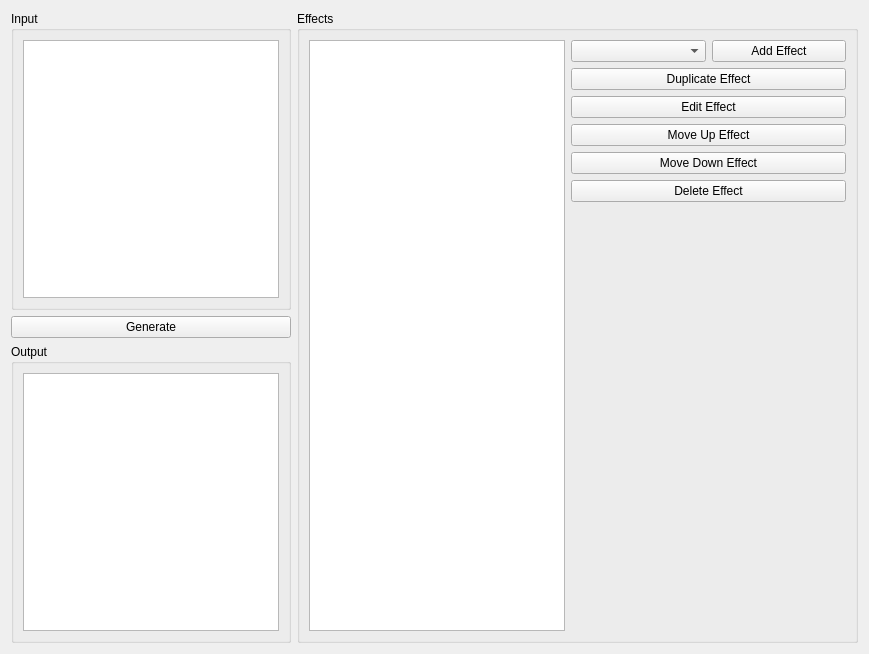
          <widget class="QWidget" name="advancedStackedWidgetPage2">
           <layout class="QGridLayout" name="gridLayout_55">
            <item row="0" column="0">
             <widget class="QGroupBox" name="AA_inputGroup">
              <property name="title">
               <string>Input</string>
              </property>
              <layout class="QGridLayout" name="gridLayout_57">
               <item row="0" column="0">
                <widget class="QPlainTextEdit" name="AA_inputBox">
                 <property name="sizePolicy">
                  <sizepolicy hsizetype="Minimum" vsizetype="Expanding">
                   <horstretch>0</horstretch>
                   <verstretch>0</verstretch>
                  </sizepolicy>
                 </property>
                 <property name="maximumSize">
                  <size>
                   <width>800</width>
                   <height>16777215</height>
                  </size>
                 </property>
                </widget>
               </item>
              </layout>
             </widget>
            </item>
            <item row="2" column="0">
             <widget class="QGroupBox" name="AA_outputGroup">
              <property name="title">
               <string>Output</string>
              </property>
              <layout class="QGridLayout" name="gridLayout_58">
               <item row="0" column="0">
                <widget class="QTextBrowser" name="AA_outputBox">
                 <property name="sizePolicy">
                  <sizepolicy hsizetype="Minimum" vsizetype="Expanding">
                   <horstretch>0</horstretch>
                   <verstretch>0</verstretch>
                  </sizepolicy>
                 </property>
                 <property name="maximumSize">
                  <size>
                   <width>800</width>
                   <height>16777215</height>
                  </size>
                 </property>
                </widget>
               </item>
              </layout>
             </widget>
            </item>
            <item row="0" column="1" rowspan="3">
             <widget class="QGroupBox" name="AA_effectGroup">
              <property name="sizePolicy">
               <sizepolicy hsizetype="Preferred" vsizetype="Preferred">
                <horstretch>0</horstretch>
                <verstretch>0</verstretch>
               </sizepolicy>
              </property>
              <property name="title">
               <string>Effects</string>
              </property>
              <layout class="QGridLayout" name="gridLayout_56">
               <item row="0" column="0" rowspan="7">
                <widget class="QListWidget" name="AA_effectList">
                 <property name="sizePolicy">
                  <sizepolicy hsizetype="Preferred" vsizetype="Expanding">
                   <horstretch>0</horstretch>
                   <verstretch>0</verstretch>
                  </sizepolicy>
                 </property>
                </widget>
               </item>
               <item row="0" column="1">
                <widget class="QComboBox" name="AA_comboBox"/>
               </item>
               <item row="0" column="2">
                <widget class="QPushButton" name="AA_addEffect">
                 <property name="text">
                  <string>Add Effect</string>
                 </property>
                </widget>
               </item>
               <item row="1" column="1" colspan="2">
                <widget class="QPushButton" name="AA_dupeEffect">
                 <property name="text">
                  <string>Duplicate Effect</string>
                 </property>
                </widget>
               </item>
               <item row="2" column="1" colspan="2">
                <widget class="QPushButton" name="AA_editEffect">
                 <property name="text">
                  <string>Edit Effect</string>
                 </property>
                </widget>
               </item>
               <item row="3" column="1" colspan="2">
                <widget class="QPushButton" name="AA_moveUpEffect">
                 <property name="text">
                  <string>Move Up Effect</string>
                 </property>
                </widget>
               </item>
               <item row="4" column="1" colspan="2">
                <widget class="QPushButton" name="AA_moveDownEffect">
                 <property name="text">
                  <string>Move Down Effect</string>
                 </property>
                </widget>
               </item>
               <item row="5" column="1" colspan="2">
                <widget class="QPushButton" name="AA_delEffect">
                 <property name="text">
                  <string>Delete Effect</string>
                 </property>
                </widget>
               </item>
               <item row="6" column="1" colspan="2">
                <spacer name="AA_vertSpac">
                 <property name="orientation">
                  <enum>Qt::Vertical</enum>
                 </property>
                 <property name="sizeHint" stdset="0">
                  <size>
                   <width>275</width>
                   <height>429</height>
                  </size>
                 </property>
                </spacer>
               </item>
              </layout>
             </widget>
            </item>
            <item row="1" column="0">
             <widget class="QPushButton" name="AA_generate">
              <property name="text">
               <string>Generate</string>
              </property>
             </widget>
            </item>
           </layout>
          </widget>
